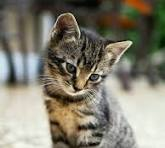
#> input picture image.jpeg, 165 x 148 px
$ jupyter execute 11_p.ipynb
#> lines starting #> are read from the running program, lines starting #| are printed output that depends on the picture
# 11. Write a python program to apply log and power-law (gamma) transformations.

[cell 1]
import cv2
import numpy as np
import matplotlib.pyplot as plt

[cell 2]
img = cv2.imread("image.jpeg", cv2.IMREAD_GRAYSCALE)
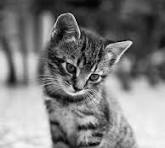
#> img: shape (148, 165); min 0, max 252, mean 126.1

[cell 3]
# Log transform
c = 255 / np.log(1 + 255)
log_img = c * np.log(1 + img)
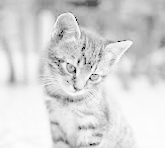
#> log_img: shape (148, 165) float16; min 0, max 254.6, mean 214.2
log_img = np.uint8(log_img)

[cell 4]
# gamma transform
gamma = .5
c = 255 / (255 ** gamma)
gamma_img = c * img ** gamma
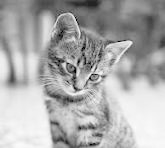
#> gamma_img: shape (148, 165) float64; min 0, max 253.5, mean 171.8

[cell 5]
plt.figure(figsize=(20, 10))
plt.subplot(1, 3, 1)
plt.imshow(img, cmap="gray")
plt.title("original image")

plt.subplot(1, 3, 2)
plt.imshow(log_img, cmap="gray")
plt.title("log transformed image")

plt.subplot(1, 3, 3)
plt.imshow(gamma_img, cmap="gray")
plt.title("gamma transformed image")
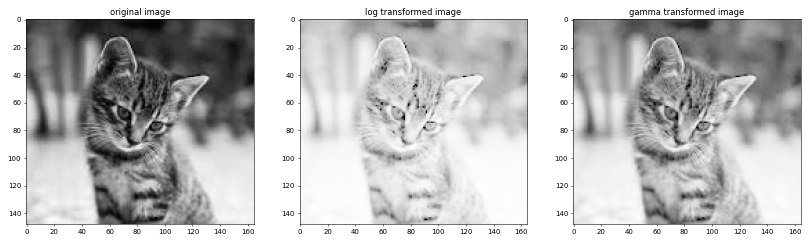
#> figure drawn by matplotlib, 3 panels
